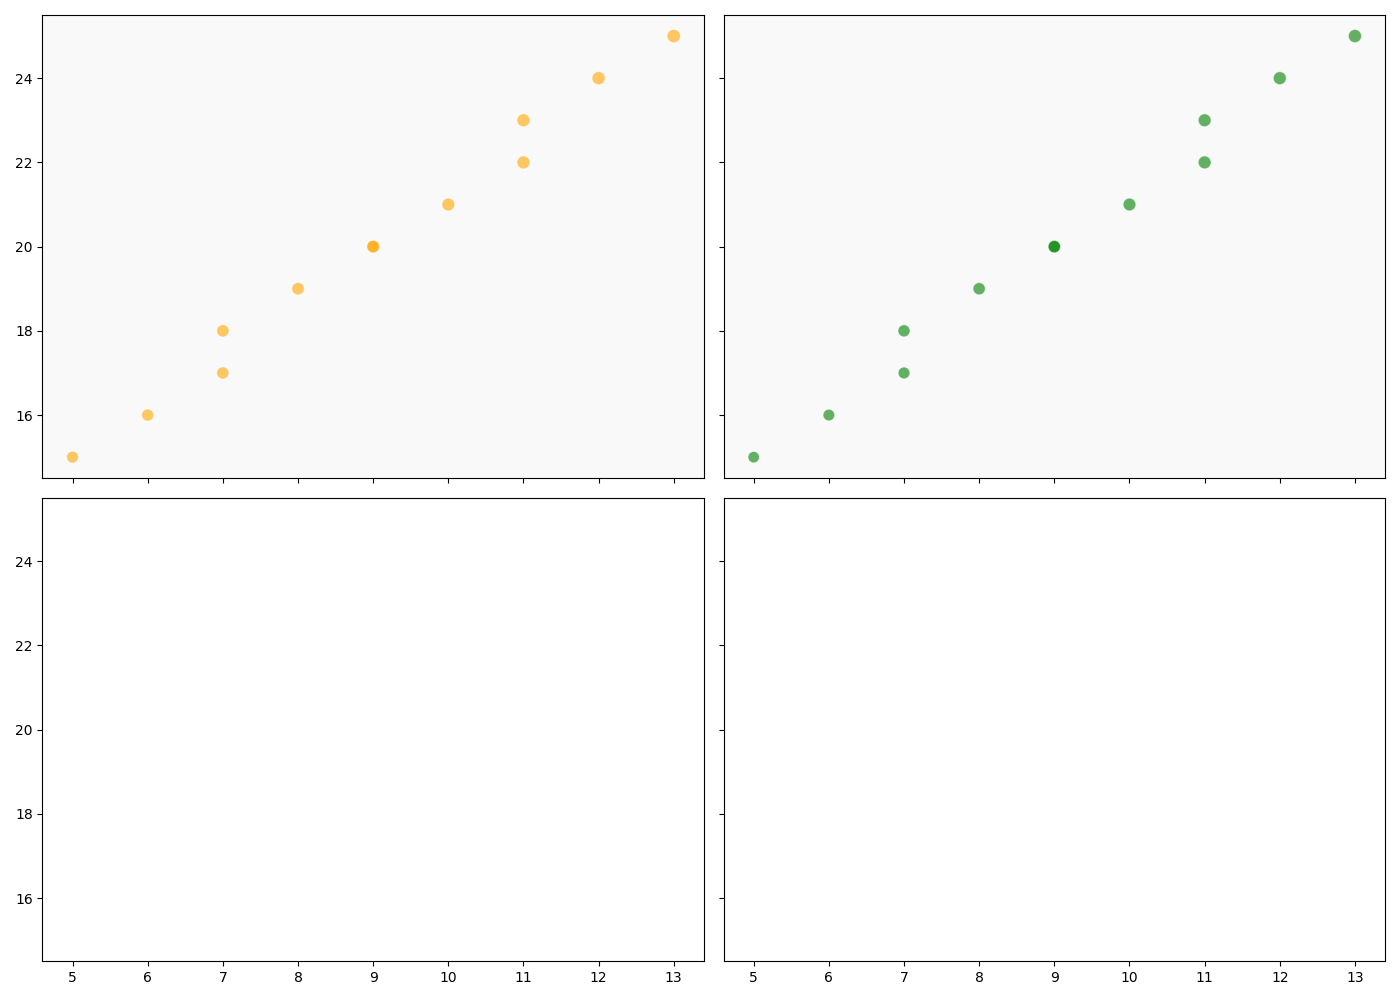

Write the Python code that produced this figure.
import matplotlib.pyplot as plt
import numpy as np

sunlight_hours = np.array([5, 7, 9, 11, 6, 8, 10, 12, 7, 9, 11, 13])
temperatures = np.array([15, 18, 20, 23, 16, 19, 21, 24, 17, 20, 22, 25])
efficiency_scores_A1 = np.array([75, 80, 85, 90, 77, 82, 87, 92, 79, 84, 89, 94])
efficiency_scores_A2 = np.array([70, 78, 84, 88, 72, 80, 86, 90, 74, 82, 88, 92])

efficiency_scores = {
    "A1": efficiency_scores_A1,
    "A2": efficiency_scores_A2
}

colors = {
    "A1": 'orange',
    "A2": 'green'
}

fig, axs = plt.subplots(2, 2, figsize=(14, 10), sharex=True, sharey=True)

axs = axs.flat[:2]  # Use only two of the axes for the remaining subplots

for ax, (algo, scores) in zip(axs, efficiency_scores.items()):
    ax.scatter(sunlight_hours, temperatures, s=scores, c=colors[algo], alpha=0.6, edgecolors='w', linewidth=0.8)
    ax.set_facecolor('#f9f9f9')

plt.tight_layout()
plt.show()
